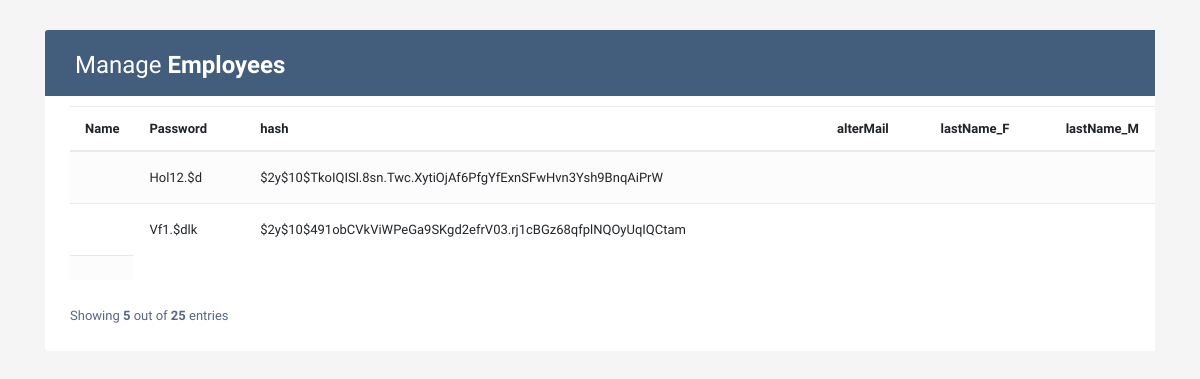
/Practica2/test.php, run on an earlier commit of the app's database.
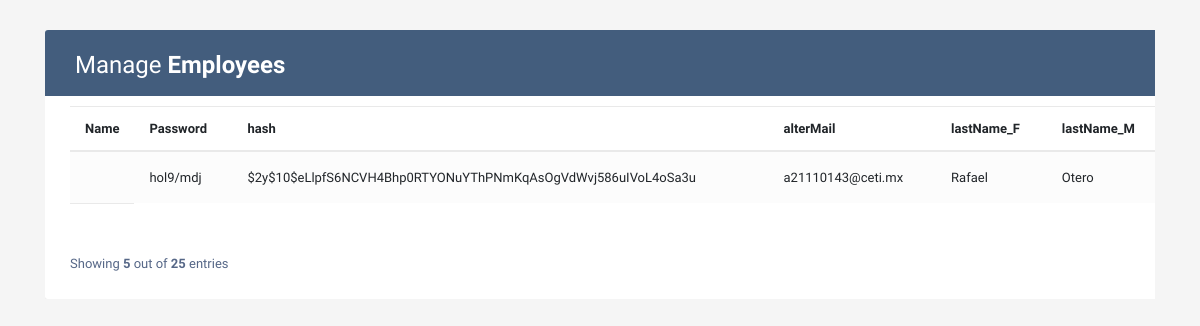
And on a later commit of the database.
### tables this page shows
CREATE TABLE `usuario` (
  `id` int(11) NOT NULL,
  `name` varchar(100) NOT NULL,
  `pass` varchar(8) NOT NULL,
  `hash` varchar(150) NOT NULL,
  `alterMail` varchar(250) NOT NULL,
  `first_name` varchar(50) NOT NULL,
  `lastName_F` varchar(150) NOT NULL,
  `lastName_M` varchar(150) DEFAULT NULL,
  `birth_date` date NOT NULL,
  `age` int(11) NOT NULL,
  `id_perfil` int(11) NOT NULL
);

### Practica2/test.php (the view, shortened to what this page needs)
<!DOCTYPE html>
<html lang="en">
<head>
<link rel="stylesheet" href="https://stackpath.bootstrapcdn.com/bootstrap/4.5.0/css/bootstrap.min.css">
<link rel="stylesheet" href="https://maxcdn.bootstrapcdn.com/font-awesome/4.7.0/css/font-awesome.min.css">
</head>
<body>
<div class="container-xl">
	<div class="table-responsive">
		<div class="table-wrapper">
			<div class="table-title">
				<div class="row">
					<div class="col-sm-6">
						<h2>Manage <b>Employees</b></h2>
					</div>
					<div class="col-sm-6">
					</div>
				</div>
			</div>
			<table class="table table-striped table-hover" >
				<thead>
					<tr>
						<th>Name</th>
						<th>Password</th>
						<th>hash</th>
						<th>alterMail</th>
						<th>lastName_F</th>
						<th>lastName_M</th>
					</tr>
				</thead>
				<tbody>
						<?php
						$con = conectar();
							$sql = "SELECT * FROM usuario";
							$result = $con->query($sql);
							 while($row = $result->fetch_assoc()) {
								echo "<tr>";
								?>
								<?php
								echo "<td>" . $row["name_"] . "</td>";
								echo "<td>" . $row["pass"] . "</td>";
								echo "<td style=word-wrap: break-word;>" . $row["hash"] . "</td>";
								echo "<td>" . $row["alterMail"] . "</td>";
								echo "<td>" . $row["first_name"] . "</td>";
								echo "<td>" . $row["lastName_F"] . "</td>";
								?>
								 </tr>
								<?php
							}
						?>
							<tr>
								<td></td>
							</tr>
				</tbody>
			</table>
			<div class="clearfix">
				<div class="hint-text">Showing <b>5</b> out of <b>25</b> entries</div>
			</div>
		</div>
	</div>
</div>
<script data-cfasync="false" src="/cdn-cgi/scripts/5c5dd728/cloudflare-static/email-decode.min.js"></script></body>
</html>

### Practica2/test.php (style rules this page uses)
body { color: #566787; background: #f5f5f5; font-family: 'Varela Round', sans-serif; font-size: 13px; }
.table-responsive { margin: 30px 0; }
.table-wrapper { background: #fff; padding: 20px 25px; border-radius: 3px; min-width: 1600px; box-shadow: 0 1px 1px rgba(0,0,0,.05); }
.table-title { padding-bottom: 15px; background: #435d7d; color: #fff; padding: 16px 30px; min-width: 100%; margin: -20px -25px 10px; border-radius: 3px 3px 0 0; }
.table-title h2 { margin: 5px 0 0; font-size: 24px; }
table.table tr th, table.table tr td { border-color: #e9e9e9; padding: 12px 15px; vertical-align: middle; }
table.table tr th:first-child { width: 60px; }
table.table-striped tbody tr:nth-of-type(odd) { background-color: #fcfcfc; }
.hint-text { float: left; margin-top: 10px; font-size: 13px; }

What changed in the data, as far as the page shows it:
removed usuario: pass "Hol12.$d", hash "$2y$10$TkoIQISl.8sn.Twc.XytiOjAf6PfgYfExnSFwHvn3Ysh9BnqAiPrW"
removed usuario: pass "Vf1.$dlk", hash "$2y$10$491obCVkViWPeGa9SKgd2efrV03.rj1cBGz68qfplNQOyUqIQCtam"
added usuario: pass "hol9/mdj", hash "$2y$10$eLlpfS6NCVH4Bhp0RTYONuYThPNmKqAsOgVdWvj586uIVoL4oSa3u", alterMail "a21110143@ceti.mx", first_name "Rafael", lastName_F "Otero"
